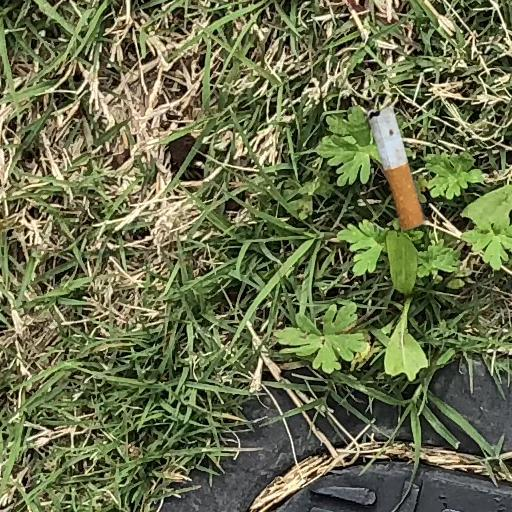
#> input picture 00000059_jpg.rf.755e9674fa8550971918a53b8edffa70.jpg, 512 x 512 px, found by its file name
$ jupyter execute InteraktivniHSV.ipynb
#> lines starting #> are read from the running program, lines starting #| are printed output that depends on the picture; after the words box and inside, x2 and y2 are one past the last pixel; in counts of white or black regions, pixels touching at a corner belong together
[cell 1]
import cv2
import numpy as np
from matplotlib import pyplot as plt
from ipywidgets import interact, IntSlider

[cell 2]
img = cv2.imread('/content/00000059_jpg.rf.755e9674fa8550971918a53b8edffa70.jpg')
#> img is the input picture: shape (512, 512, 3); mean B, G, R 77.2, 110.4, 105
#> the sliders are set to hue = 20, hue_range = 12, saturation = 245, saturation_range = 100, value = 240, value_range = 100

def adjust_hsv(hue, hue_range, saturation, saturation_range, value, value_range):
#> called with hue = 20, hue_range = 12, saturation = 245, saturation_range = 100, value = 240, value_range = 100
    hsv = cv2.cvtColor(img, cv2.COLOR_BGR2HSV)
#> hsv: shape (512, 512, 3); mean H, S, V 39, 105.1, 113.4

    lower_bound = np.array([hue - hue_range, saturation - saturation_range, value - value_range])
    upper_bound = np.array([hue + hue_range, saturation + saturation_range, value + value_range])

    mask = cv2.inRange(hsv, lower_bound, upper_bound)
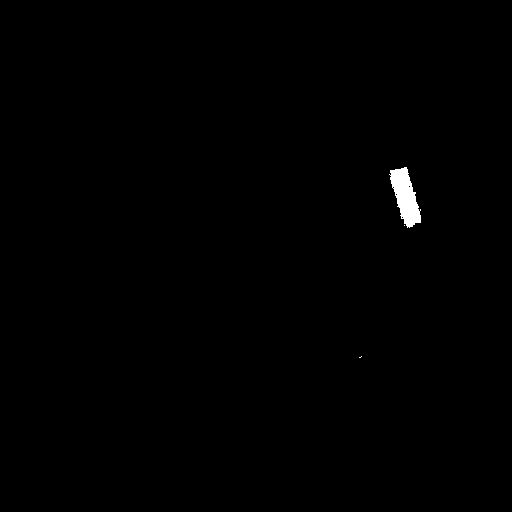
#> mask: shape (512, 512); 0.41% white; 3 white regions (2 under 20 px)
    result = cv2.bitwise_and(img, img, mask=mask)

    plt.figure(figsize=(12, 6))
    plt.subplot(121), plt.imshow(cv2.cvtColor(img, cv2.COLOR_BGR2RGB)), plt.title('Originalna slika')
    plt.axis('off')
    plt.subplot(122), plt.imshow(cv2.cvtColor(result, cv2.COLOR_BGR2RGB)), plt.title('Detektovani pikavci')
    plt.axis('off')
    plt.show()
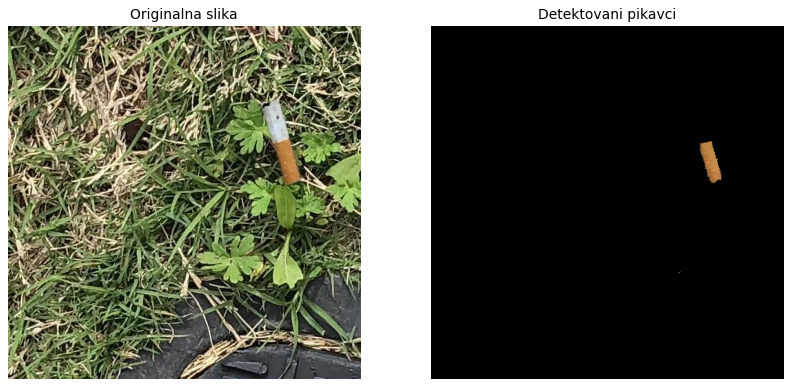
#> figure drawn by matplotlib, 2 panels

    return mask

# Interaktivno podešavanje parametara HSV
mask = interact(adjust_hsv,
         hue=IntSlider(min=0, max=180, step=1, value=20, description='Hue'),
         hue_range=IntSlider(min=0, max=50, step=1, value=12, description='Hue Range'),
         saturation=IntSlider(min=0, max=255, step=1, value=245, description='Saturation'),
         saturation_range=IntSlider(min=0, max=100, step=1, value=100, description='Saturation Range'),
         value=IntSlider(min=0, max=255, step=1, value=240, description='Value'),
         value_range=IntSlider(min=0, max=100, step=1, value=100, description='Value Range'))

[cell 3]
def draw_bounding_boxes(mask):
    contours, _ = cv2.findContours(mask, cv2.RETR_EXTERNAL, cv2.CHAIN_APPROX_SIMPLE)
#> contours = 3 contours, 2 with area under 20; largest, box (x1, y1, x2, y2) and area: (389, 167, 421, 228) 1008

    img_with_boxes = img.copy()

    for contour in contours:
        x, y, w, h = cv2.boundingRect(contour)
        cv2.rectangle(img_with_boxes, (x, y), (x + w, y + h), (0, 255, 0), 2)
#> this loop made 3 passes
#> (x, y, w, h) on passes 2 to 3: (404, 225, 1, 1), (389, 167, 32, 61)
#> (contour, x, y, w, h) on pass 1: ([[361, 356], [360, 357], [359, 357], [360, 357]], 359, 356, 3, 2)
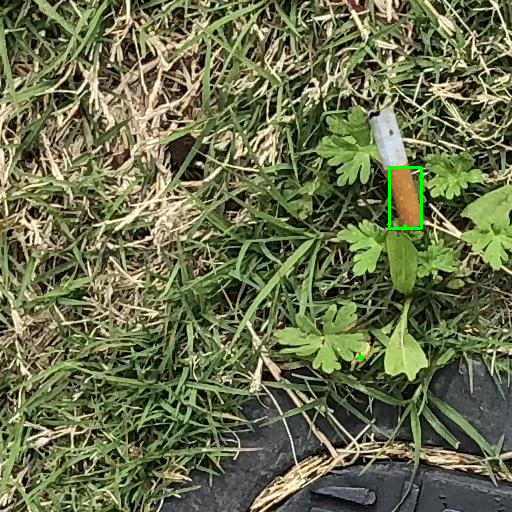
#> img_with_boxes: shape (512, 512, 3); 0.23% of pixels changed, all inside (x1, y1, x2, y2) = (358, 166, 423, 360)

    plt.figure(figsize=(18, 6))
    plt.subplot(131), plt.imshow(cv2.cvtColor(img, cv2.COLOR_BGR2RGB)), plt.title('Originalna slika')
    plt.axis('off')
    plt.subplot(132), plt.imshow(mask, cmap='gray'), plt.title('Maska')
    plt.axis('off')
    plt.subplot(133), plt.imshow(cv2.cvtColor(img_with_boxes, cv2.COLOR_BGR2RGB)), plt.title('Bounding Box-ovi')
    plt.axis('off')
    plt.show()
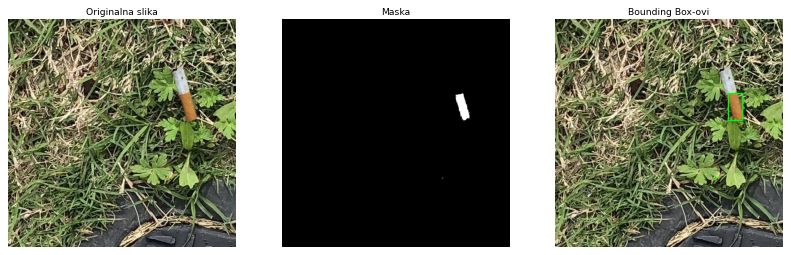
#> figure drawn by matplotlib, 3 panels

mask = adjust_hsv(20, 12, 245, 100, 240, 100)  # Ovde unesite vrednosti koje ste podesili
draw_bounding_boxes(mask)
